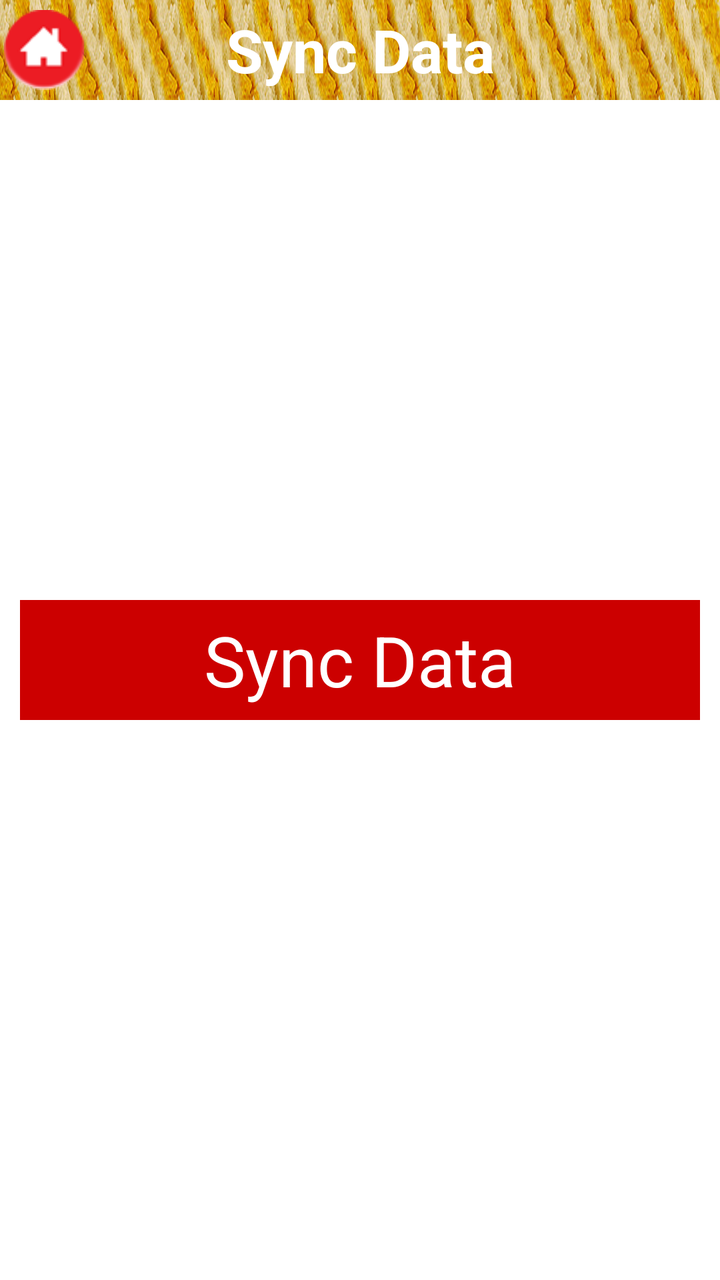
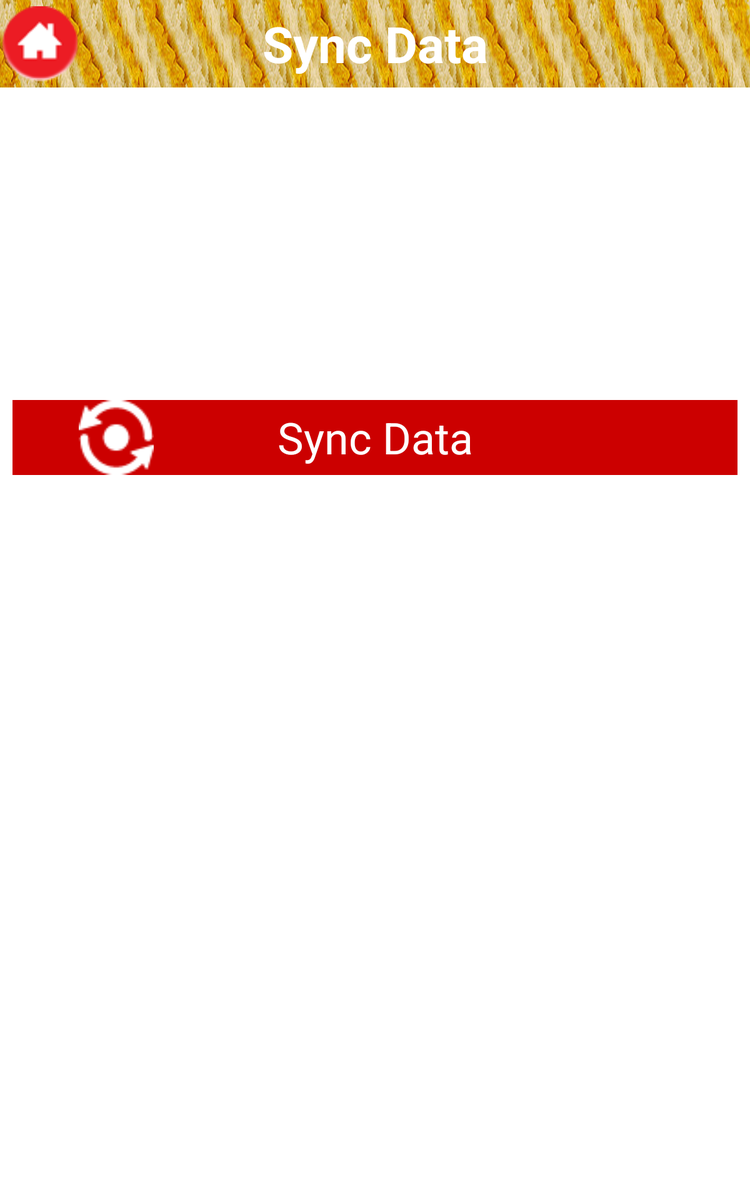

An Android layout and its configuration variant, each rendered on a device that would load it. The default file and the variant file are quoted in full after the pictures.
<!-- AndroidManifest.xml: application theme MyApp.Theme.Light.NoTitleBar -->
<!-- res/layout/admin_syncdata.xml -->
<?xml version="1.0" encoding="utf-8"?>
<LinearLayout xmlns:android="http://schemas.android.com/apk/res/android"
    android:layout_width="match_parent"
    android:layout_height="match_parent"
    android:orientation="vertical" >

    <RelativeLayout
        android:id="@+id/relative_header"
        android:layout_width="fill_parent"
        android:layout_height="wrap_content" >

        <TextView
            android:id="@+id/titlebar"
            style="@style/TitleBar_style"
            android:text="@string/syncdata" />

        <ImageButton
            android:id="@+id/button_home"
            android:layout_width="40dp"
            android:layout_height="40dp"
            android:layout_alignParentLeft="true"
            android:layout_marginLeft="02dp"
            android:layout_marginTop="05dp"
            android:visibility="visible"
            android:background="@drawable/homebuttonselection" />

       
    </RelativeLayout>

    <RelativeLayout
        android:id="@+id/relative_search"
        android:layout_width="fill_parent"
        android:layout_height="wrap_content" >

        <Button
            android:layout_marginTop="250dp"
            android:id="@+id/button_synch"
            style="@style/actionbutton_style"
            android:layout_width="fill_parent"
            android:layout_height="60dp"
            android:layout_marginLeft="10dp"
             android:layout_marginRight="10dp"
            android:textSize="35sp"
            android:text="@string/syncdata"
           />

     

     
    </RelativeLayout>

</LinearLayout>
<!-- resources referenced by this layout -->
<resources>
  <!-- drawable homebuttonselection (drawable) -->
  <?xml version="1.0" encoding="utf-8"?>
  <selector xmlns:android="http://schemas.android.com/apk/res/android" >
       <item android:drawable="@drawable/home_selected"
            android:state_pressed="true"></item>
        <item android:drawable="@drawable/home"></item>
  
  </selector>
  <string name="syncdata">Sync Data</string>
  <style name="TitleBar_style">
          <item name="android:background">@drawable/header</item>
          <item name="android:layout_width">fill_parent</item>
          <item name="android:layout_height">50dp</item>
          <item name="android:layout_centerHorizontal">true</item>
          <item name="android:layout_centerVertical">true</item>
          <item name="android:gravity">center</item>
          <item name="android:textColor">#FFFFFFFF</item>
          <item name="android:textStyle">bold</item>
          <item name="android:textSize">30sp</item>
          <item name="android:fontFamily">sans-serif</item>
          <item name="android:layout_alignParentTop">true</item>
      </style>
  <style name="actionbutton_style">
           <item name="android:fontFamily">sans-serif</item>
          <item name="android:focusable">true</item>
          <item name="android:gravity">center</item>
          <item name="android:background">@drawable/buttonselect</item>
          <item name="android:textColor">#FFFFFFFF</item>
          
          <item name="android:textSize">16sp</item>
          <item name="android:layout_width">fill_parent</item>
          <item name="android:layout_height">60dp</item>
      </style>
  <style name="MyApp.Theme.Light.NoTitleBar" parent="@android:style/Theme.Light.NoTitleBar">
          <item name="android:textColorPrimaryInverse">@android:color/primary_text_light
  </item>
      </style>
  <!-- drawable home_selected: png bitmap (drawable-xhdpi, 2882 bytes) -->
  <!-- drawable home: png bitmap (drawable-xxhdpi, 3040 bytes) -->
  <!-- drawable header: png bitmap (drawable-xhdpi, 149827 bytes) -->
  <!-- drawable buttonselect (drawable) -->
  <?xml version="1.0" encoding="utf-8"?>
  <selector xmlns:android="http://schemas.android.com/apk/res/android" >
      
      <item android:drawable="@color/red"
            android:state_pressed="true"></item>
        <item android:drawable="@color/darkred"></item>
      
  </selector>
  <item name="red" type="color">#FFFF4444</item>
  <item name="darkred" type="color">#FFCC0000</item>
</resources>
<!-- res/layout-large/admin_syncdata.xml (the repository's variant of the layout above) -->
<!-- drawn on a 7-inch tablet held upright -->
<?xml version="1.0" encoding="utf-8"?>
<LinearLayout xmlns:android="http://schemas.android.com/apk/res/android"
    android:layout_width="match_parent"
    android:layout_height="match_parent"
    android:orientation="vertical" >

    <RelativeLayout
        android:id="@+id/relative_header"
        android:layout_width="fill_parent"
        android:layout_height="wrap_content" >

        <TextView
            android:id="@+id/titlebar"
            style="@style/TitleBar_style_large"
            android:text="@string/syncdata" />

        <ImageButton
            android:id="@+id/button_home"
            android:layout_width="60dp"
            android:layout_height="60dp"
            android:layout_alignParentLeft="true"
            android:layout_marginLeft="02dp"
            android:layout_marginTop="05dp"
            android:visibility="visible"
            android:background="@drawable/homebuttonselection" />

       
    </RelativeLayout>

    <RelativeLayout
        android:id="@+id/relative_search"
        android:layout_width="fill_parent"
        android:layout_height="wrap_content" >

       
        <Button
            android:layout_marginTop="250dp"
            android:id="@+id/button_synch"
            style="@style/actionbutton_style_large"
            android:layout_width="fill_parent"
            android:layout_height="60dp"
            android:layout_marginLeft="10dp"
             android:layout_marginRight="10dp"
            android:textSize="35sp"
            android:text="@string/syncdata"
           />

      <ImageView
          android:layout_width="60dp"
          android:layout_height="60dp"
          android:layout_alignLeft="@+id/button_synch"
          android:layout_alignTop="@+id/button_synch"
          android:layout_marginLeft="53dp"
          android:background="@drawable/synch" />
     
    </RelativeLayout>

</LinearLayout>
<!-- resources referenced by the variant -->
<!-- as a 7-inch tablet held upright resolves them -->
<resources>
  <!-- drawable homebuttonselection (drawable) -->
  <?xml version="1.0" encoding="utf-8"?>
  <selector xmlns:android="http://schemas.android.com/apk/res/android" >
       <item android:drawable="@drawable/home_selected"
            android:state_pressed="true"></item>
        <item android:drawable="@drawable/home"></item>
  
  </selector>
  <!-- drawable synch: png bitmap (drawable-hdpi, 996 bytes) -->
  <string name="syncdata">Sync Data</string>
  <style name="TitleBar_style_large">
          <item name="android:background">@drawable/header</item>
          <item name="android:layout_width">fill_parent</item>
          <item name="android:layout_height">70dp</item>
          <item name="android:layout_centerHorizontal">true</item>
          <item name="android:layout_centerVertical">true</item>
          <item name="android:gravity">center</item>
           <item name="android:fontFamily">sans-serif</item>
          <item name="android:textColor">#FFFFFFFF</item>
          <item name="android:textStyle">bold</item>
          <item name="android:textSize">40sp</item>
          <item name="android:layout_alignParentTop">true</item>
      </style>
  <style name="actionbutton_style_large">
           <item name="android:fontFamily">sans-serif</item>
          <item name="android:focusable">true</item>
          <item name="android:gravity">center</item>
          <item name="android:background">@drawable/buttonselect</item>
          <item name="android:textColor">#FFFFFFFF</item>
          <item name="android:textSize">30sp</item>
          <item name="android:layout_width">fill_parent</item>
          <item name="android:layout_height">70dp</item>
      </style>
  <style name="MyApp.Theme.Light.NoTitleBar" parent="@android:style/Theme.Light.NoTitleBar">
          <item name="android:textColorPrimaryInverse">@android:color/primary_text_light
  </item>
      </style>
  <!-- drawable home_selected: png bitmap (drawable-xhdpi, 2882 bytes) -->
  <!-- drawable home: png bitmap (drawable-xxhdpi, 3040 bytes) -->
  <!-- drawable header: png bitmap (drawable-xhdpi, 149827 bytes) -->
  <!-- drawable buttonselect (drawable) -->
  <?xml version="1.0" encoding="utf-8"?>
  <selector xmlns:android="http://schemas.android.com/apk/res/android" >
      
      <item android:drawable="@color/red"
            android:state_pressed="true"></item>
        <item android:drawable="@color/darkred"></item>
      
  </selector>
  <item name="red" type="color">#FFFF4444</item>
  <item name="darkred" type="color">#FFCC0000</item>
</resources>
